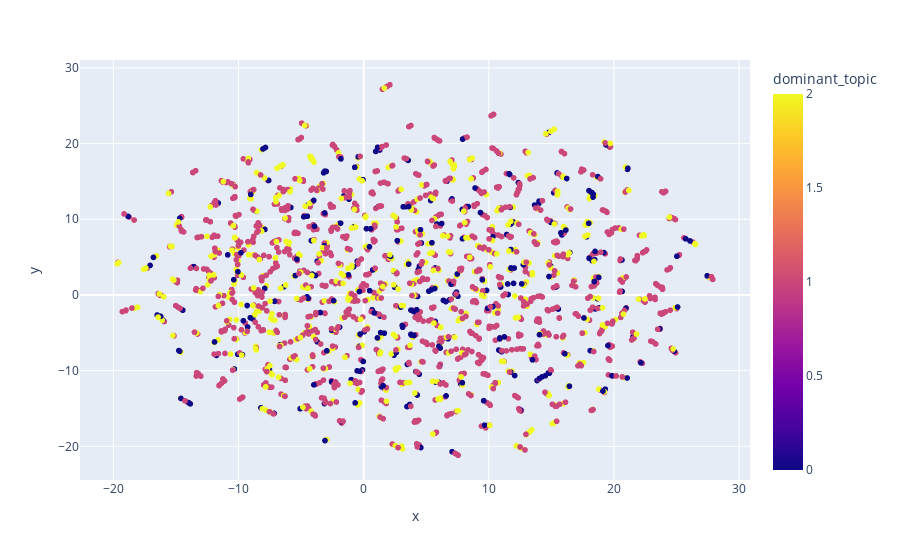

Notebook code cell kept with this figure:
### Code cell
px.scatter(text_umap,
                 x='x', y='y', color='dominant_topic')

### Figure 1 — Plotly figure (JSON) as saved in the notebook; plotly's stock layout.template omitted (floating-point values rounded to 4 significant figures; data arrays with more than 128 entries replaced by an {"elided": "..."} marker saying what was removed)
{"data": [{"hovertemplate": "x=%{x}<br>y=%{y}<br>dominant_topic=%{marker.color}<extra></extra>", "legendgroup": "", "marker": {"color": {"elided": "2000 int values"}, "coloraxis": "coloraxis", "symbol": "circle"}, "mode": "markers", "name": "", "showlegend": false, "type": "scattergl", "x": {"elided": "2000 float values"}, "xaxis": "x", "y": {"elided": "2000 float values"}, "yaxis": "y"}], "layout": {"coloraxis": {"colorbar": {"title": {"text": "dominant_topic"}}, "colorscale": [[0, "#0d0887"], [0.1111, "#46039f"], [0.2222, "#7201a8"], [0.3333, "#9c179e"], [0.4444, "#bd3786"], [0.5556, "#d8576b"], [0.6667, "#ed7953"], [0.7778, "#fb9f3a"], [0.8889, "#fdca26"], [1, "#f0f921"]]}, "legend": {"tracegroupgap": 0}, "margin": {"t": 60}, "xaxis": {"anchor": "y", "domain": [0, 1], "title": {"text": "x"}}, "yaxis": {"anchor": "x", "domain": [0, 1], "title": {"text": "y"}}}}
